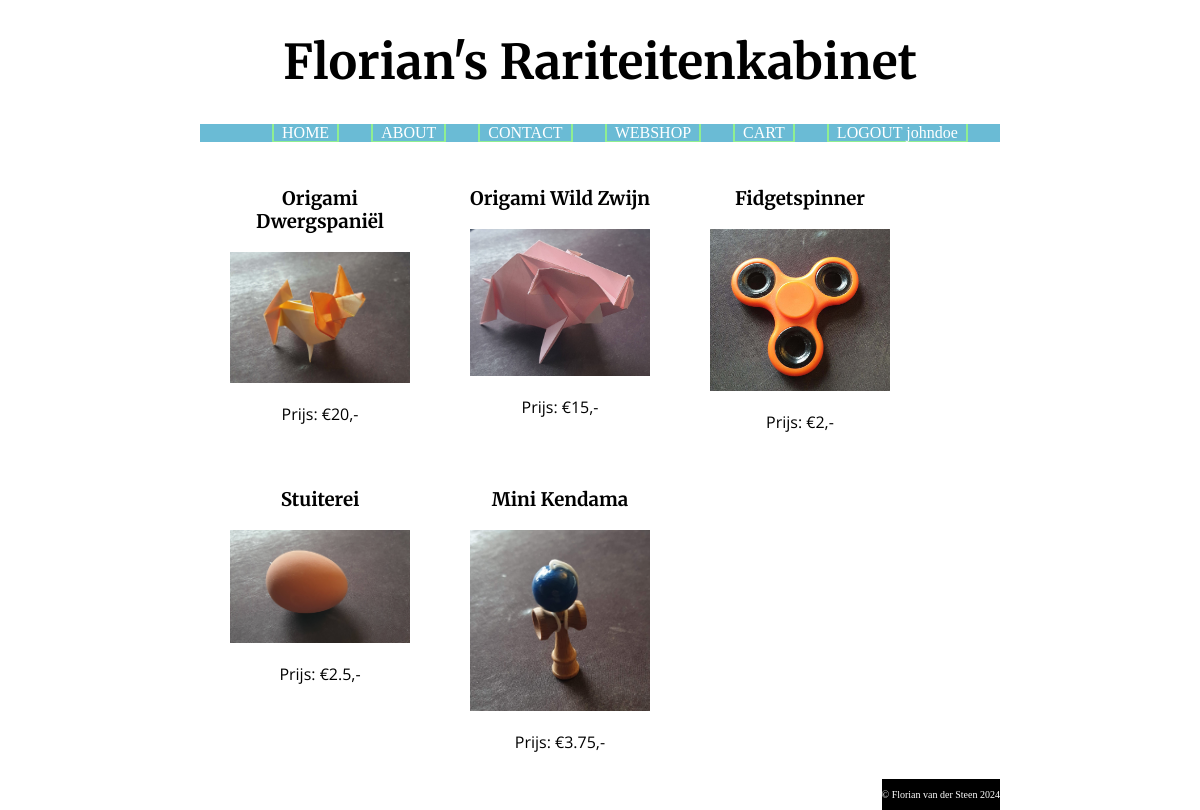
Page /index.php?page=shop (signed in) on the committed database.
### tables this page shows
CREATE TABLE `products` (
  `id` int(200) NOT NULL,
  `name` varchar(200) NOT NULL,
  `description` varchar(1000) NOT NULL,
  `price` float NOT NULL,
  `fname` varchar(500) NOT NULL
);

### communication.php (called while the page is built, shortened)
<?php
function makeDataBaseConnection() {
    $servername = getenv("MYSQL_FLORIAN_WEBSHOP_HOST");
    $dbname = getenv("MYSQL_FLORIAN_WEBSHOP_DATABASE");
    $username = getenv("MYSQL_FLORIAN_WEBSHOP_USER");
    $password = getenv("MYSQL_FLORIAN_WEBSHOP_PASSWORD");
    $conn = mysqli_connect($servername, $username, $password, $dbname);
    return $conn;
}
function executeDataBaseQuery($query, $conn) {
    $result = mysqli_query($conn, $query);
    return $result;
}
function getProducts() {
    $conn = makeDataBaseConnection();
    try {
        $query = "SELECT * FROM products";
        $result = executeDataBaseQuery($query, $conn);
        $products = array();
        while($row = mysqli_fetch_assoc($result)) {
            $products[$row["id"]] = array("id"=> $row["id"], "name"=>$row["name"], "description"=>$row["description"], "price"=>$row["price"], "fname"=>$row["fname"]);
        }
        return ["products" => $products];
    }
    finally {
        mysqli_close($conn);
    }
}

### shop.php (the view, shortened to what this page needs)
<?php
function showShopContent($data) {
    include_once('communication.php');
    if (empty($data["products"])) {
        echo "";
    }
    else if (empty($data["productId"])) {
        showWebshopProducts($data);
    }
    else {
        showProductContent($data);
    }
}
function showWebshopProducts ($data) {
    $products = $data["products"];
    echo '<div class="product-list">';
    foreach($products as $id=>$product) {
        echo '<a class="product" href="index.php?page=shop&detail=' . $id . '"><div class="product">' . PHP_EOL;
        echo '<h3>' . $product["name"] . '</h3>' . PHP_EOL;
        echo '<img src="Images/' . $product["fname"] . '" alt="' . $product["description"] . '">';
        echo '<p>Prijs: &euro;' . $product["price"]  . ',-</p>';
        echo '</div></a>' . PHP_EOL;
    }
    echo '</div>';
}

### CSS/styles.css (style rules this page uses)
body { width: 800px; margin: auto; background-color: white; }
h2, h3, h4 { font-family: "Merriweather", serif; }
.product-list { display: flex; flex-wrap: wrap; align-content: flex-start; }
.product { flex-grow: 0; flex-shrink: 0; flex-basis: calc(30% - 20px); margin: 10px; text-align: center; text-decoration: none; color: black; }
.product img { width: 90%; height: 90%; }
.product p { font-family: "Open Sans", sans-serif; }

### rows in the picture
products: name "Origami Dwergspaniël", fname (picture), price "20"
products: name "Origami Wild Zwijn", fname (picture), price "15"
products: name "Fidgetspinner", fname (picture), price "2"
products: name "Stuiterei", fname (picture), price "2.5"
products: name "Mini Kendama", fname (picture), price "3.75"

### other values in the picture
$label "HOME"
$label "ABOUT"
$label "CONTACT"
$label "WEBSHOP"
$label "CART"
$label "LOGOUT johndoe"
